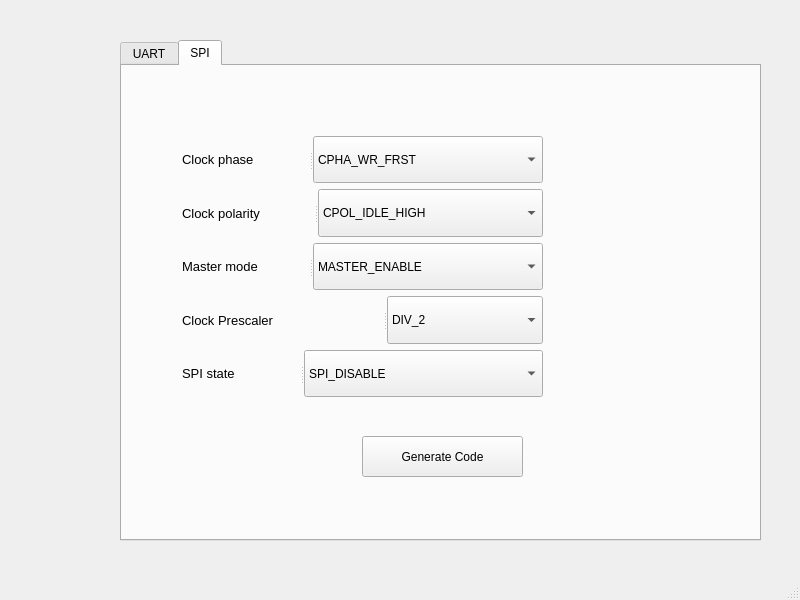
<?xml version="1.0" encoding="UTF-8"?>
<ui version="4.0">
 <class>MainWindow</class>
 <widget class="QMainWindow" name="MainWindow">
  <property name="geometry">
   <rect>
    <x>0</x>
    <y>0</y>
    <width>800</width>
    <height>600</height>
   </rect>
  </property>
  <property name="windowTitle">
   <string>MainWindow</string>
  </property>
  <widget class="QWidget" name="centralwidget">
   <widget class="QTabWidget" name="tabWidget">
    <property name="geometry">
     <rect>
      <x>120</x>
      <y>40</y>
      <width>641</width>
      <height>501</height>
     </rect>
    </property>
    <property name="currentIndex">
     <number>1</number>
    </property>
    <widget class="QWidget" name="tab">
     <attribute name="title">
      <string>UART</string>
     </attribute>
     <widget class="QWidget" name="layoutWidget">
      <property name="geometry">
       <rect>
        <x>41</x>
        <y>68</y>
        <width>311</width>
        <height>201</height>
       </rect>
      </property>
      <layout class="QVBoxLayout" name="verticalLayout">
       <item>
        <widget class="QSplitter" name="splitter_2">
         <property name="orientation">
          <enum>Qt::Horizontal</enum>
         </property>
         <widget class="QLabel" name="label">
          <property name="font">
           <font>
            <pointsize>10</pointsize>
           </font>
          </property>
          <property name="text">
           <string>Baud rate</string>
          </property>
         </widget>
         <widget class="QComboBox" name="BAUD_RATE">
          <property name="sizePolicy">
           <sizepolicy hsizetype="Expanding" vsizetype="Fixed">
            <horstretch>0</horstretch>
            <verstretch>0</verstretch>
           </sizepolicy>
          </property>
          <item>
           <property name="text">
            <string>9600</string>
           </property>
          </item>
          <item>
           <property name="text">
            <string>19200</string>
           </property>
          </item>
          <item>
           <property name="text">
            <string>38400</string>
           </property>
          </item>
          <item>
           <property name="text">
            <string>57600</string>
           </property>
          </item>
          <item>
           <property name="text">
            <string>115200</string>
           </property>
          </item>
         </widget>
        </widget>
       </item>
       <item>
        <widget class="QSplitter" name="splitter">
         <property name="orientation">
          <enum>Qt::Horizontal</enum>
         </property>
         <widget class="QLabel" name="label_2">
          <property name="font">
           <font>
            <pointsize>10</pointsize>
           </font>
          </property>
          <property name="text">
           <string>Parity</string>
          </property>
         </widget>
         <widget class="QComboBox" name="PARITY">
          <item>
           <property name="text">
            <string>NO_PARITY</string>
           </property>
          </item>
          <item>
           <property name="text">
            <string>EVEN_PARITY</string>
           </property>
          </item>
          <item>
           <property name="text">
            <string>ODD_PARITY</string>
           </property>
          </item>
         </widget>
        </widget>
       </item>
       <item>
        <widget class="QSplitter" name="splitter_3">
         <property name="orientation">
          <enum>Qt::Horizontal</enum>
         </property>
         <widget class="QLabel" name="label_3">
          <property name="font">
           <font>
            <pointsize>10</pointsize>
           </font>
          </property>
          <property name="text">
           <string>Data bits</string>
          </property>
         </widget>
         <widget class="QComboBox" name="DATA_BITS">
          <item>
           <property name="text">
            <string>EIGHT_BITS</string>
           </property>
          </item>
          <item>
           <property name="text">
            <string>NINE_BITS</string>
           </property>
          </item>
         </widget>
        </widget>
       </item>
       <item>
        <widget class="QSplitter" name="splitter_4">
         <property name="orientation">
          <enum>Qt::Horizontal</enum>
         </property>
         <widget class="QLabel" name="label_4">
          <property name="font">
           <font>
            <pointsize>10</pointsize>
           </font>
          </property>
          <property name="text">
           <string>Stop bits</string>
          </property>
         </widget>
         <widget class="QComboBox" name="STOP_BITS">
          <property name="font">
           <font>
            <bold>false</bold>
           </font>
          </property>
          <item>
           <property name="text">
            <string>ONE_STOP_BIT</string>
           </property>
          </item>
          <item>
           <property name="text">
            <string>TWO_STOP_BIT</string>
           </property>
          </item>
         </widget>
        </widget>
       </item>
       <item>
        <widget class="QSplitter" name="splitter_5">
         <property name="orientation">
          <enum>Qt::Horizontal</enum>
         </property>
         <widget class="QLabel" name="label_5">
          <property name="font">
           <font>
            <pointsize>10</pointsize>
           </font>
          </property>
          <property name="text">
           <string>Sampling rate</string>
          </property>
         </widget>
         <widget class="QComboBox" name="SAMPLING_RATE">
          <item>
           <property name="text">
            <string>OVER_8</string>
           </property>
          </item>
          <item>
           <property name="text">
            <string>OVER_16</string>
           </property>
          </item>
         </widget>
        </widget>
       </item>
      </layout>
     </widget>
     <widget class="QPushButton" name="pushButton">
      <property name="geometry">
       <rect>
        <x>290</x>
        <y>350</y>
        <width>161</width>
        <height>41</height>
       </rect>
      </property>
      <property name="text">
       <string>Generate Code</string>
      </property>
     </widget>
    </widget>
    <widget class="QWidget" name="tab_2">
     <attribute name="title">
      <string>SPI</string>
     </attribute>
     <widget class="QPushButton" name="pushButton_3">
      <property name="geometry">
       <rect>
        <x>240</x>
        <y>370</y>
        <width>161</width>
        <height>41</height>
       </rect>
      </property>
      <property name="text">
       <string>Generate Code</string>
      </property>
     </widget>
     <widget class="QWidget" name="layoutWidget">
      <property name="geometry">
       <rect>
        <x>60</x>
        <y>70</y>
        <width>361</width>
        <height>261</height>
       </rect>
      </property>
      <layout class="QVBoxLayout" name="verticalLayout_3">
       <item>
        <widget class="QSplitter" name="splitter_19">
         <property name="orientation">
          <enum>Qt::Horizontal</enum>
         </property>
         <widget class="QLabel" name="label_6">
          <property name="font">
           <font>
            <pointsize>10</pointsize>
           </font>
          </property>
          <property name="text">
           <string>Clock phase</string>
          </property>
         </widget>
         <widget class="QComboBox" name="CLOCK_PHASE">
          <item>
           <property name="text">
            <string>CPHA_WR_FRST</string>
           </property>
          </item>
          <item>
           <property name="text">
            <string>CPHA_R_FRST</string>
           </property>
          </item>
         </widget>
        </widget>
       </item>
       <item>
        <widget class="QSplitter" name="splitter_9">
         <property name="orientation">
          <enum>Qt::Horizontal</enum>
         </property>
         <widget class="QLabel" name="label_7">
          <property name="font">
           <font>
            <pointsize>10</pointsize>
           </font>
          </property>
          <property name="text">
           <string>Clock polarity</string>
          </property>
         </widget>
         <widget class="QComboBox" name="CLOCK_POLARITY">
          <item>
           <property name="text">
            <string>CPOL_IDLE_HIGH</string>
           </property>
          </item>
          <item>
           <property name="text">
            <string>CPOL_IDLE_LOW</string>
           </property>
          </item>
         </widget>
        </widget>
       </item>
       <item>
        <widget class="QSplitter" name="splitter_8">
         <property name="orientation">
          <enum>Qt::Horizontal</enum>
         </property>
         <widget class="QLabel" name="label_8">
          <property name="font">
           <font>
            <pointsize>10</pointsize>
           </font>
          </property>
          <property name="text">
           <string>Master mode</string>
          </property>
         </widget>
         <widget class="QComboBox" name="MASTER_MODE">
          <item>
           <property name="text">
            <string>MASTER_ENABLE</string>
           </property>
          </item>
          <item>
           <property name="text">
            <string>MASTER_DISABLE</string>
           </property>
          </item>
         </widget>
        </widget>
       </item>
       <item>
        <widget class="QSplitter" name="splitter_7">
         <property name="orientation">
          <enum>Qt::Horizontal</enum>
         </property>
         <widget class="QLabel" name="label_9">
          <property name="font">
           <font>
            <pointsize>10</pointsize>
           </font>
          </property>
          <property name="text">
           <string>Clock Prescaler</string>
          </property>
         </widget>
         <widget class="QComboBox" name="CLK_PRESCALER">
          <item>
           <property name="text">
            <string>DIV_2</string>
           </property>
          </item>
          <item>
           <property name="text">
            <string>DIV_4</string>
           </property>
          </item>
          <item>
           <property name="text">
            <string>DIV_8</string>
           </property>
          </item>
          <item>
           <property name="text">
            <string>DIV_16</string>
           </property>
          </item>
         </widget>
        </widget>
       </item>
       <item>
        <widget class="QSplitter" name="splitter_6">
         <property name="orientation">
          <enum>Qt::Horizontal</enum>
         </property>
         <widget class="QLabel" name="label_21">
          <property name="font">
           <font>
            <pointsize>10</pointsize>
           </font>
          </property>
          <property name="text">
           <string>SPI state</string>
          </property>
         </widget>
         <widget class="QComboBox" name="SPI_STATE">
          <item>
           <property name="text">
            <string>SPI_DISABLE</string>
           </property>
          </item>
          <item>
           <property name="text">
            <string>SPI_ENABLE</string>
           </property>
          </item>
         </widget>
        </widget>
       </item>
      </layout>
     </widget>
    </widget>
   </widget>
  </widget>
  <widget class="QMenuBar" name="menubar">
   <property name="geometry">
    <rect>
     <x>0</x>
     <y>0</y>
     <width>800</width>
     <height>26</height>
    </rect>
   </property>
  </widget>
  <widget class="QStatusBar" name="statusbar"/>
 </widget>
 <resources/>
 <connections/>
</ui>
